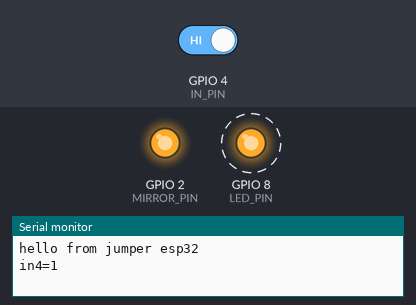
The sketch below on a simulated ESP32-S3. On the bench: output pins drawn as LEDs (lit = HIGH), the last lines printed to the serial monitor. Dashed ring = blinking. The test bench sets the inputs (shaded band); at power-on: GPIO 4 (IN_PIN) HIGH.

Above: at 1.2 s.
1.3 s: GPIO 4 (IN_PIN) driven LOW
At 2.25 s:
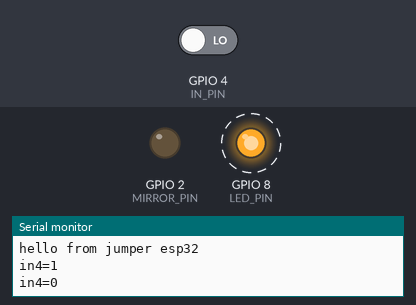
4.3 s: GPIO 4 (IN_PIN) driven HIGH
At 4.75 s:
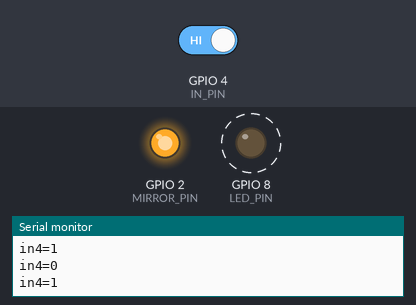
Timing chart, 0 to 13.3 s (numbered marks = the images above; inputs shaded):
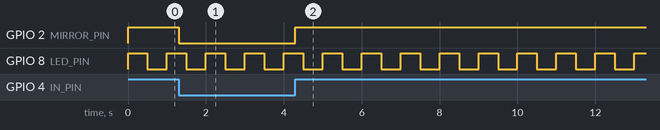

Measured:
- after the input at 1.3 s, GPIO 2 (MIRROR_PIN): HIGH → LOW at once
- after the input at 4.3 s, GPIO 2 (MIRROR_PIN): LOW → HIGH at once
- by itself, GPIO 8 (LED_PIN): alternates HIGH for 0.50 s and LOW for 0.50 s

The sketch:

esp32_blink_io.ino
```cpp
// Fixture for the qemu-esp backend test: Blink on LED_PIN (500 ms), Serial hello, and GPIO4 mirrored to GPIO2.
#ifndef LED_PIN
#define LED_PIN 8
#endif
#define IN_PIN 4
#define MIRROR_PIN 2
void setup() {
  Serial.begin(115200);
  pinMode(LED_PIN, OUTPUT);
  pinMode(MIRROR_PIN, OUTPUT);
  pinMode(IN_PIN, INPUT);
  Serial.println("hello from jumper esp32"); // the committed binary predates the rename (rebuild to change it)
}
void loop() {
  static uint32_t next = 0;
  static bool on = false;
  static int last = -1;
  int v = digitalRead(IN_PIN);
  if (v != last) {
    digitalWrite(MIRROR_PIN, v);
    Serial.printf("in%d=%d\n", IN_PIN, v);
    last = v;
  }
  if (millis() >= next) {
    on = !on;
    digitalWrite(LED_PIN, on);
    next += 500;
  }
  delay(1);
}
```
